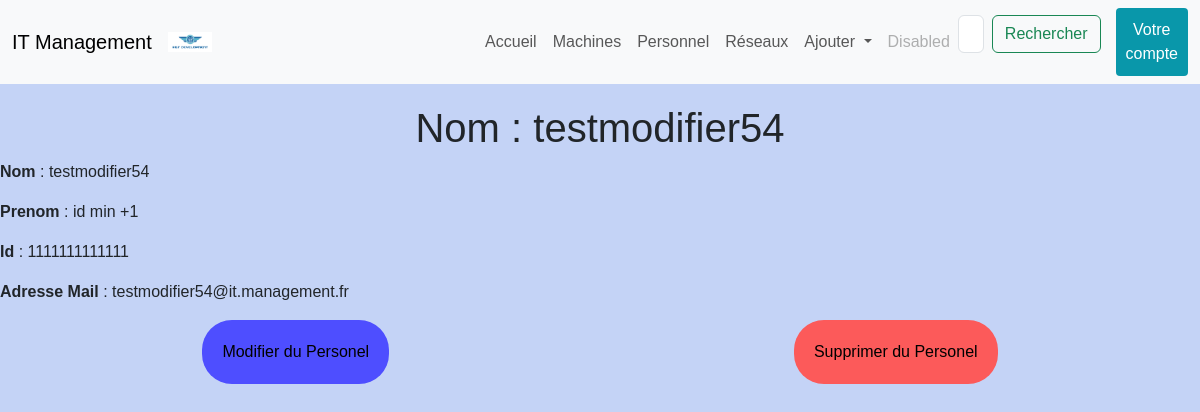
/personnel/1111111111111, run on the app's committed database.
### projetApp/models.py (models this page shows, shortened)
class Personnel(models.Model):
	id = models.PositiveIntegerField(
		primary_key = True,
		editable = True,
		validators=[MinValueValidator(1000000000000) , MaxValueValidator(9999999999999)],
		unique = True,
	)
	nom = models.CharField(
		max_length = 30
	)
	prenom = models.CharField(
		max_length = 30
	)
	machine_assoc = models.OneToOneField(Machine, on_delete=models.CASCADE)
	mail = models.EmailField(blank = True) # max_lenght = 46 car le fomat est 'nom@it.management.fr' donc 30 + 16

### projetApp/views.py (the view)
# urls.py: path('personnel/<pk>', views.personnel_detail_view, name='detail_personnel'),
def personnel_detail_view(request, pk):
    personnel = get_object_or_404(Personnel, id = pk)
    return render(request, 'templates/html/detail_personnel.html', {'personnel': personnel})

### projetApp/templates/html/detail_personnel.html (shortened to what this page needs)
{% extends "index.html" %}
{% block content %}
    <h1>Nom : {{ personnel.nom }}</h1>
    <p><strong>Nom</strong> : {{ personnel.nom }}</p>
    <p><strong>Prenom</strong> : {{ personnel.prenom }}</p>
    <p><strong>Id</strong> : {{ personnel.id }}</p>
    <p><strong>Adresse Mail</strong> : {{ personnel.mail }}</p>
    <div class="li_button">
        <a href="{% url 'modifier_personnel' personnel.id %}"><button class="button_modif">Modifier du Personel</button></a>
        <a href="{% url 'supprimer_personnel' personnel.id %}"><button class="button_sup">Supprimer du Personel</button></a>
    </div>
{% endblock %}

### projetApp/static/css/style.css (style rules this page uses)
body { background-color: #c4d3f6; font-family: 'Arial', sans-serif; }
body h1 { text-align: center; padding-top: 20px; }
.button_modif { background-color: rgb(78, 78, 255); border: none; border-radius: 30px; padding: 20px; }
.button_sup { background-color: #fc5a5a; border: none; border-radius: 30px; padding: 20px; }
.li_button { display: flex; align-items: flex-end; justify-content: space-around; }

### data on the page
Personnel: nom "testmodifier54", prenom "id min +1", id "1111111111111", mail "testmodifier54@it.management.fr"
